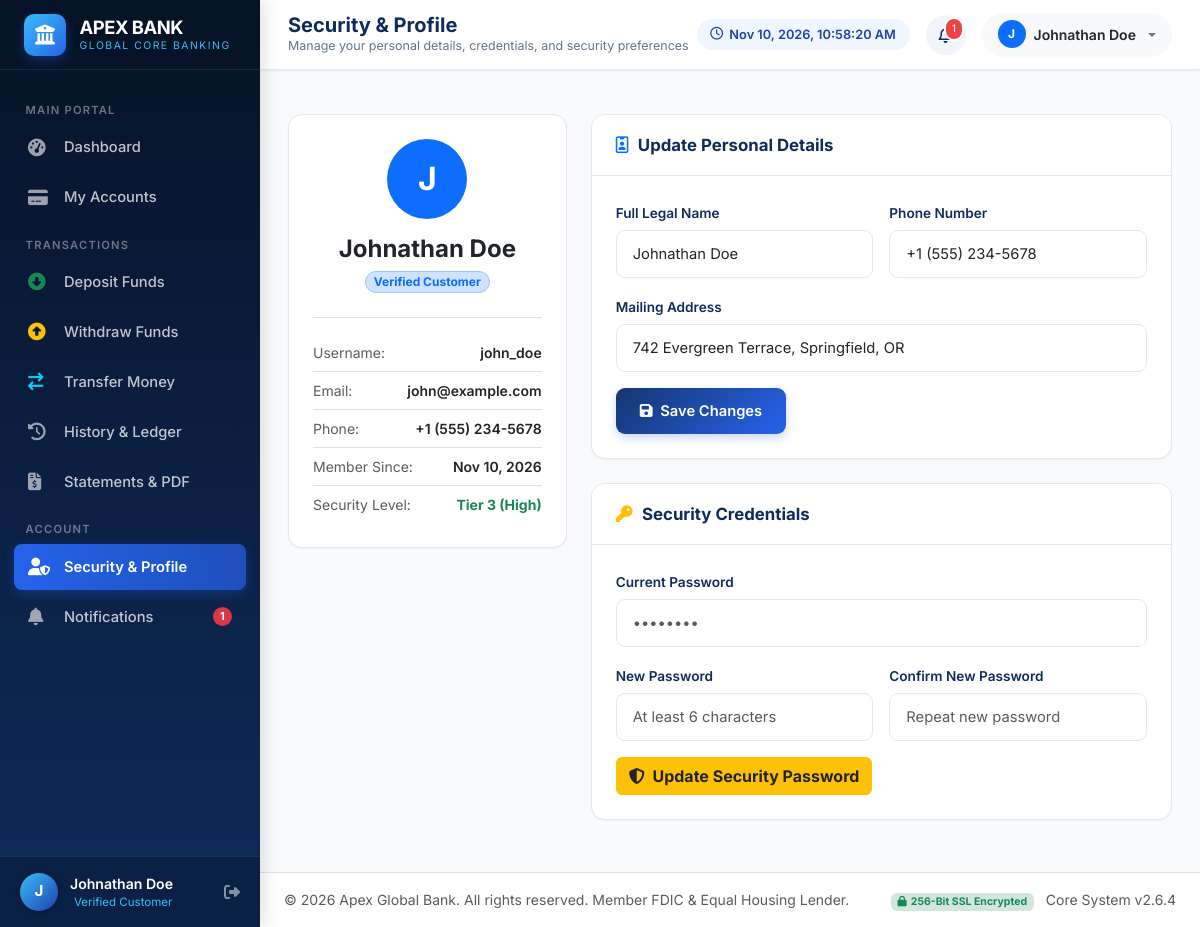
Screenshot of /customer/profile (signed in) with the database file from the repository.
### models.py (models this page shows, shortened)
class User(db.Model):
    __tablename__ = 'users'
    id = db.Column(db.Integer, primary_key=True)
    username = db.Column(db.String(50), unique=True, nullable=False, index=True)
    email = db.Column(db.String(120), unique=True, nullable=False, index=True)
    password_hash = db.Column(db.String(255), nullable=False)
    full_name = db.Column(db.String(100), nullable=False)
    phone = db.Column(db.String(20), nullable=True)
    address = db.Column(db.String(255), nullable=True)
    role = db.Column(db.String(20), nullable=False, default='customer')  # 'customer' or 'admin'
    is_active = db.Column(db.Boolean, default=True)
    created_at = db.Column(db.DateTime, default=utc_now)
    accounts = db.relationship('Account', backref='user', lazy=True, cascade='all, delete-orphan')
    notifications = db.relationship('Notification', backref='user', lazy=True, cascade='all, delete-orphan')

### routes/customer_routes.py (the view, shortened to what this page needs)
@customer_bp.route('/profile', methods=['GET', 'POST'])
@login_required
@customer_required
def profile():
    user = get_current_user()
    return render_template('customer/profile.html', user=user)

### routes/customer_routes.py (called while the page is built)
def get_current_user():
    return User.query.get(session.get('user_id'))

### templates/customer/profile.html (shortened to what this page needs)
{% extends "base.html" %}
{% block page_title %}Security & Profile{% endblock %}
{% block page_subtitle %}Manage your personal details, credentials, and security preferences{% endblock %}
{% block content %}
<div class="row g-4">
  <div class="col-lg-4">
    <div class="bank-card text-center p-4">
      <div class="rounded-circle bg-primary text-white d-inline-flex align-items-center justify-content-center mx-auto mb-3" style="width: 80px; height: 80px; font-size: 2rem; font-weight: 700;">
        {{ user.full_name[0] }}
      </div>
      <h4 class="fw-bold text-dark mb-1">{{ user.full_name }}</h4>
      <span class="badge bg-primary-subtle text-primary border border-primary-subtle rounded-pill mb-3">
        Verified Customer
      </span>
      <div class="text-start border-top pt-3 mt-2">
        <div class="d-flex justify-content-between py-2 border-bottom small">
          <span class="text-muted">Username:</span>
          <span class="fw-semibold text-dark">{{ user.username }}</span>
        </div>
        <div class="d-flex justify-content-between py-2 border-bottom small">
          <span class="text-muted">Email:</span>
          <span class="fw-semibold text-dark">{{ user.email }}</span>
        </div>
        <div class="d-flex justify-content-between py-2 border-bottom small">
          <span class="text-muted">Phone:</span>
          <span class="fw-semibold text-dark">{{ user.phone or 'Not provided' }}</span>
        </div>
        <div class="d-flex justify-content-between py-2 border-bottom small">
          <span class="text-muted">Member Since:</span>
          <span class="fw-semibold text-dark">{{ user.created_at.strftime('%b %d, %Y') }}</span>
        </div>
        <div class="d-flex justify-content-between py-2 small">
          <span class="text-muted">Security Level:</span>
          <span class="fw-bold text-success">Tier 3 (High)</span>
        </div>
      </div>
    </div>
  </div>
  <div class="col-lg-8">
    <div class="bank-card mb-4">
      <div class="bank-card-header">
        <h3 class="bank-card-title">
          <i class="fa-regular fa-id-badge text-primary"></i> Update Personal Details
        </h3>
      </div>
      <div class="bank-card-body p-4">
        <form method="POST" action="{{ url_for('customer.profile') }}">
          <div class="row g-3">
            <div class="col-md-6">
              <label class="form-label" for="full_name">Full Legal Name</label>
              <input type="text" class="form-control" id="full_name" name="full_name" value="{{ user.full_name }}" required>
            </div>
            <div class="col-md-6">
              <label class="form-label" for="phone">Phone Number</label>
              <input type="tel" class="form-control" id="phone" name="phone" value="{{ user.phone or '' }}" placeholder="+1 (555) 000-0000">
            </div>
            <div class="col-12">
              <label class="form-label" for="address">Mailing Address</label>
              <input type="text" class="form-control" id="address" name="address" value="{{ user.address or '' }}" placeholder="Street, City, State, ZIP">
            </div>
            <div class="col-12">
              <button type="submit" class="btn btn-bank-primary">
                <i class="fa-solid fa-floppy-disk me-1"></i> Save Changes
              </button>
            </div>
          </div>
        </form>
      </div>
    </div>
    <div class="bank-card">
      <div class="bank-card-header">
        <h3 class="bank-card-title">
          <i class="fa-solid fa-key text-warning"></i> Security Credentials
        </h3>
      </div>
      <div class="bank-card-body p-4">
        <form method="POST" action="{{ url_for('customer.profile') }}">
          <div class="mb-3">
            <label class="form-label" for="current_password">Current Password</label>
            <input type="password" class="form-control" id="current_password" name="current_password" placeholder="••••••••" required>
          </div>
          <div class="row g-3 mb-3">
            <div class="col-md-6">
              <label class="form-label" for="new_password">New Password</label>
              <input type="password" class="form-control" id="new_password" name="new_password" placeholder="At least 6 characters" required>
            </div>
            <div class="col-md-6">
              <label class="form-label" for="confirm_password">Confirm New Password</label>
              <input type="password" class="form-control" id="confirm_password" name="confirm_password" placeholder="Repeat new password" required>
            </div>
          </div>
          <button type="submit" class="btn btn-warning text-dark fw-bold">
            <i class="fa-solid fa-shield-halved me-1"></i> Update Security Password
          </button>
        </form>
      </div>
    </div>
  </div>
</div>
{% endblock %}

### templates/base.html (shortened to what this page needs)
<!DOCTYPE html>
<html lang="en">
<head>
  <link href="https://cdn.jsdelivr.net/npm/bootstrap@5.3.3/dist/css/bootstrap.min.css" rel="stylesheet">
  <link rel="stylesheet" href="https://cdnjs.cloudflare.com/ajax/libs/font-awesome/6.5.1/css/all.min.css">
  <link rel="stylesheet" href="{{ url_for('static', filename='css/style.css') }}">
</head>
<body>
<div class="app-wrapper">
  {% if session.get('user_id') %}
  <aside class="sidebar">
    <div class="sidebar-brand">
      <div class="brand-icon-box">
        <i class="fa-solid fa-building-columns"></i>
      </div>
      <div>
        <div class="brand-text">APEX BANK</div>
        <span class="brand-subtext">GLOBAL CORE BANKING</span>
      </div>
    </div>
    <div class="sidebar-nav">
      {% if session.get('user_role') == 'admin' %}
        <div class="nav-section-title">Administration</div>
        <div class="sidebar-item">
          <a href="{{ url_for('admin.dashboard') }}" class="sidebar-link {% if request.endpoint == 'admin.dashboard' %}active{% endif %}">
            <i class="fa-solid fa-chart-pie"></i> Control Center
          </a>
        </div>
        <div class="sidebar-item">
          <a href="{{ url_for('admin.customers') }}" class="sidebar-link {% if request.endpoint in ['admin.customers', 'admin.customer_detail'] %}active{% endif %}">
            <i class="fa-solid fa-users-gear"></i> Manage Customers
          </a>
        </div>
        <div class="sidebar-item">
          <a href="{{ url_for('admin.accounts') }}" class="sidebar-link {% if request.endpoint == 'admin.accounts' %}active{% endif %}">
            <i class="fa-solid fa-vault"></i> Bank Accounts
          </a>
        </div>
        <div class="sidebar-item">
          <a href="{{ url_for('admin.transactions') }}" class="sidebar-link {% if request.endpoint == 'admin.transactions' %}active{% endif %}">
            <i class="fa-solid fa-list-check"></i> Audit Transactions
          </a>
        </div>
      {% else %}
        <div class="nav-section-title">Main Portal</div>
        <div class="sidebar-item">
          <a href="{{ url_for('customer.dashboard') }}" class="sidebar-link {% if request.endpoint == 'customer.dashboard' %}active{% endif %}">
            <i class="fa-solid fa-gauge-high"></i> Dashboard
          </a>
        </div>
        <div class="sidebar-item">
          <a href="{{ url_for('customer.accounts') }}" class="sidebar-link {% if request.endpoint == 'customer.accounts' %}active{% endif %}">
            <i class="fa-solid fa-credit-card"></i> My Accounts
          </a>
        </div>
        <div class="nav-section-title">Transactions</div>
        <div class="sidebar-item">
          <a href="{{ url_for('customer.deposit') }}" class="sidebar-link {% if request.endpoint == 'customer.deposit' %}active{% endif %}">
            <i class="fa-solid fa-circle-down text-success"></i> Deposit Funds
          </a>
        </div>
        <div class="sidebar-item">
          <a href="{{ url_for('customer.withdraw') }}" class="sidebar-link {% if request.endpoint == 'customer.withdraw' %}active{% endif %}">
            <i class="fa-solid fa-circle-up text-warning"></i> Withdraw Funds
          </a>
        </div>
        <div class="sidebar-item">
          <a href="{{ url_for('customer.transfer') }}" class="sidebar-link {% if request.endpoint == 'customer.transfer' %}active{% endif %}">
            <i class="fa-solid fa-arrow-right-arrow-left text-info"></i> Transfer Money
          </a>
        </div>
        <div class="sidebar-item">
          <a href="{{ url_for('customer.transactions') }}" class="sidebar-link {% if request.endpoint == 'customer.transactions' %}active{% endif %}">
            <i class="fa-solid fa-clock-rotate-left"></i> History & Ledger
          </a>
        </div>
        <div class="sidebar-item">
          <a href="{{ url_for('customer.statement') }}" class="sidebar-link {% if request.endpoint == 'customer.statement' %}active{% endif %}">
            <i class="fa-solid fa-file-invoice-dollar"></i> Statements & PDF
          </a>
        </div>
        <div class="nav-section-title">Account</div>
        <div class="sidebar-item">
          <a href="{{ url_for('customer.profile') }}" class="sidebar-link {% if request.endpoint == 'customer.profile' %}active{% endif %}">
            <i class="fa-solid fa-user-shield"></i> Security & Profile
          </a>
        </div>
        <div class="sidebar-item">
          <a href="{{ url_for('customer.notifications') }}" class="sidebar-link {% if request.endpoint == 'customer.notifications' %}active{% endif %}">
            <i class="fa-solid fa-bell"></i> Notifications
            {% if unread_notifications_count > 0 %}
            <span class="badge rounded-pill bg-danger ms-auto">{{ unread_notifications_count }}</span>
            {% endif %}
          </a>
        </div>
      {% endif %}
    </div>
    <div class="sidebar-user">
      <div class="sidebar-user-avatar">
        {{ session.get('full_name', 'U')[0] }}
      </div>
      <div class="sidebar-user-info">
        <div class="sidebar-user-name">{{ session.get('full_name') }}</div>
        <div class="sidebar-user-role">
          {% if session.get('user_role') == 'admin' %}
            <i class="fa-solid fa-shield-halved text-warning me-1"></i>Administrator
          {% else %}
            Verified Customer
          {% endif %}
        </div>
      </div>
      <a href="{{ url_for('auth.logout') }}" class="text-white-50 hover-text-white ms-2" title="Secure Logout">
        <i class="fa-solid fa-right-from-bracket"></i>
      </a>
    </div>
  </aside>
  {% endif %}
  <div class="main-content {% if not session.get('user_id') %}w-100 ms-0{% endif %}">
    {% if session.get('user_id') %}
    <header class="top-header">
      <div class="d-flex align-items-center">
        <div class="header-title-box">
          <h1>{% block page_title %}Overview{% endblock %}</h1>
          <p>{% block page_subtitle %}Apex Secure Core Banking Platform{% endblock %}</p>
        </div>
      </div>
      <div class="header-actions">
        <div class="header-time-badge d-none d-md-flex">
          <i class="fa-regular fa-clock"></i>
          <span id="liveClock">Loading...</span>
        </div>
        {% if session.get('user_role') == 'customer' %}
        <a href="{{ url_for('customer.notifications') }}" class="notif-bell-btn text-decoration-none" title="Notifications">
          {% if unread_notifications_count > 0 %}
          <span class="notif-badge">{{ unread_notifications_count }}</span>
          {% endif %}
        </a>
        {% endif %}
        <div class="dropdown">
          <button class="btn btn-outline-secondary dropdown-toggle d-flex align-items-center gap-2 border-0 bg-light py-2 px-3 rounded-pill" type="button" data-bs-toggle="dropdown">
            <span class="badge bg-primary rounded-circle p-2" style="width:28px;height:28px;display:flex;align-items:center;justify-content:center;">
              {{ session.get('full_name', 'U')[0] }}
            </span>
            <span class="d-none d-sm-inline fw-semibold small text-dark">{{ session.get('full_name') }}</span>
          </button>
        </div>
      </div>
    </header>
    {% endif %}
    <div class="container-fluid px-4 pt-3">
    </div>
    <main class="page-container">
      {% block content %}{% endblock %}
    </main>
    {% if session.get('user_id') %}
    <footer class="mt-auto py-3 bg-white border-top text-center text-muted small">
      <div class="container-fluid d-flex flex-column flex-sm-row justify-content-between align-items-center px-4">
        <div>
          &copy; {{ 2026 }} {{ bank_name }}. All rights reserved. Member FDIC & Equal Housing Lender.
        </div>
        <div class="mt-2 mt-sm-0">
          <span class="badge bg-success-subtle text-success me-2"><i class="fa-solid fa-lock me-1"></i>256-Bit SSL Encrypted</span>
          <span class="text-muted">Core System v2.6.4</span>
        </div>
      </div>
    </footer>
    {% endif %}
  </div>
</div>
</body>
</html>

### rows the page displays
User: get "Johnathan Doe", full_name "J", full_name "Johnathan Doe", username "john_doe", email "john@example.com", phone "+1 (555) 234-5678", created_at "Nov 10, 2026", address "742 Evergreen Terrace, Springfield, OR"

### other values shown
{{ unread_notifications_count }} "1"
{{ session.get('full_name', 'U')[0] }} "J"
{{ 2026 }} "2026"
{{ bank_name }} "Apex Global Bank"
